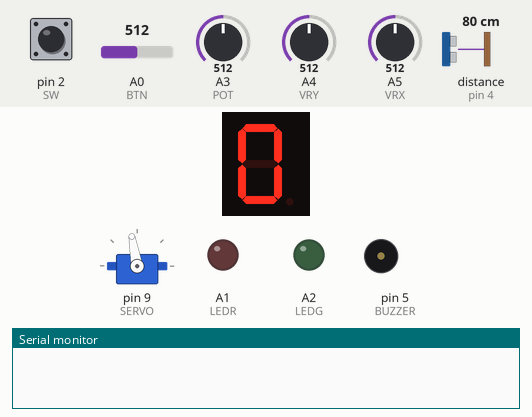
This sketch was run on a simulated Arduino Uno, built with avr-gcc and run on an emulated ATmega328P. Parts: 1-digit seven-segment display, servo, output pins drawn as LEDs (lit = HIGH), buzzer (waves = sounding), the last lines printed to the serial monitor. Wiring (inferred from the names in the program): ultrasonic range finder: trigger pin 3; echo pin 4; 1-digit 7-segment display, segments lit when HIGH: segments pin 13, pin 12, pin 11, pin 10, pin 8, pin 7, pin 6. Inputs (shaded band) come from the test bench; at power-on: distance to the obstacle (sensor on pin 4) 80 cm, A3 (POT) = 512, pin 2 (SW) HIGH, A0 (BTN) = 512, A4 (VRY) = 512, A5 (VRX) = 512. The echo pulse lasts 58.3 µs per cm; the segment pins are drawn as the display they are named for; pins used as bus, display or sensor lines are not drawn.

Above: at 1.2 s.
1.3 s: distance to the obstacle (sensor on pin 4) set to 7 cm
2.8 s: distance to the obstacle (sensor on pin 4) set to 4 cm
At 3.2 s:
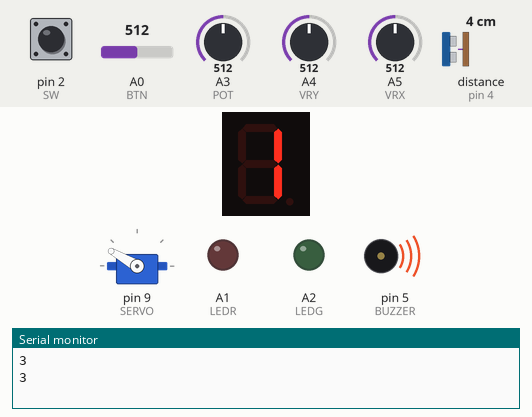
5.3 s: A3 (POT) set to 522
At 6.2 s:
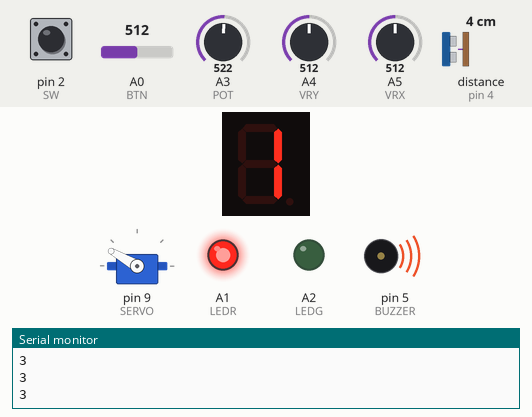
8.3 s: pin 2 (SW) pulled LOW for 1 s
At 9.7 s:
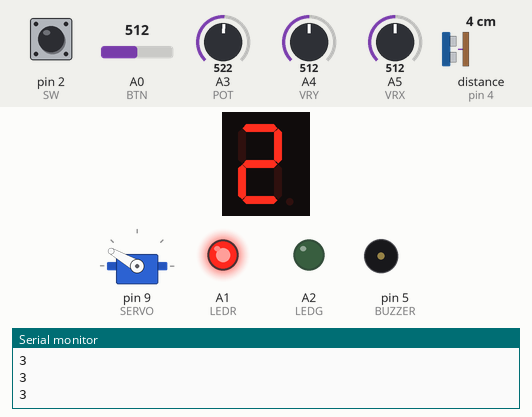
10.8 s: pin 2 (SW) pulled LOW for 0.15 s
At 11.2 s:
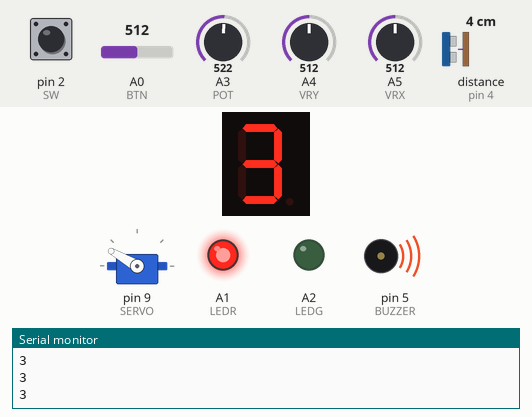
12.4 s: A0 (BTN) set to 10
At 13.2 s:
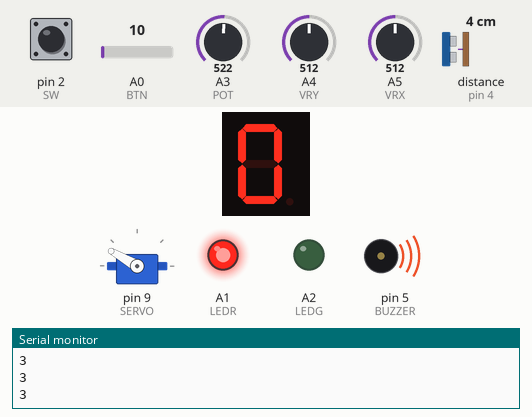
Timing chart, 0 to 16.4 s (numbered marks = the images above; inputs shaded):
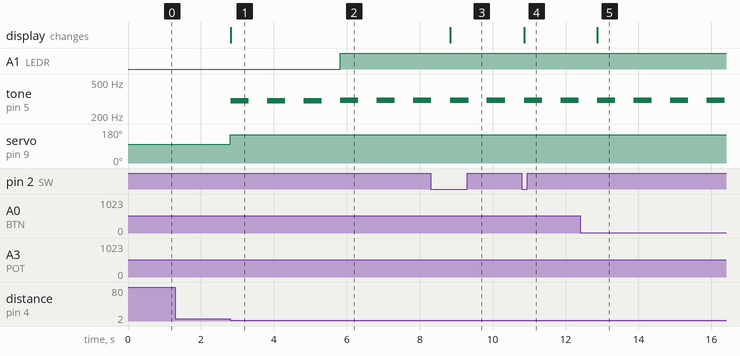

The sketch:

armadilha.ino
```cpp
#include <Servo.h>

#define SERVO 9

#define SW 2
#define VRY A4
#define VRX A5

#define BUZZER 5

#define BTN A0

#define LEDR A1
#define LEDG A2

#define TRIG 3
#define ECHO 4

#define DISPLAY_A 13
#define DISPLAY_B 12
#define DISPLAY_C 11
#define DISPLAY_D 10
#define DISPLAY_E 8
#define DISPLAY_F 7
#define DISPLAY_G 6

#define POT A3

const int CLOSE = 150;
const int OPEN = 100;

int reading_vrx;
int reading_vry;
unsigned int distance;

boolean flag = 0;
boolean flagBuzzer = 0;

int quantities = 0;

int volume = 0;
int intensityLed = 0;

Servo servo_motor;

void setup() {
  Serial.begin(9600);
  pinMode(VRX, INPUT);
  pinMode(VRY, INPUT);
  pinMode(SW, INPUT_PULLUP);

  servo_motor.attach(SERVO);
  servo_motor.write(OPEN);

  pinMode(BUZZER, OUTPUT);

  pinMode(BTN, INPUT);
  digitalWrite(BTN, HIGH);

  pinMode(LEDR, OUTPUT);
  pinMode(LEDG, OUTPUT);

  pinMode(TRIG, OUTPUT);
  pinMode(ECHO, INPUT);

  pinMode(DISPLAY_A, OUTPUT);
  pinMode(DISPLAY_B, OUTPUT);
  pinMode(DISPLAY_C, OUTPUT);
  pinMode(DISPLAY_D, OUTPUT);
  pinMode(DISPLAY_E, OUTPUT);
  pinMode(DISPLAY_F, OUTPUT);
  pinMode(DISPLAY_G, OUTPUT);
  changeDisplay(quantities);

  pinMode(POT, INPUT);
}

void loop() {
  reading_vry = analogRead(VRY);
  reading_vrx = analogRead(VRX);

  distance = sensor(TRIG, ECHO);
  if (distance <= 4) Serial.println(distance);
  modifyValues();

  if (flagBuzzer == 1) {
    ringAlarm();
  }

  if (digitalRead(SW) == 0) {
    resetConfig();
  }

  if (analogRead(BTN) < 20) {
    changeDisplay(0);
    quantities = 0;
  }

  if (flag == 0) {
    if (distance >= 2 && distance <= 4) {
      moveClaw(CLOSE);
      flagBuzzer = 1;
      quantities = quantities + 1;
      if (quantities == 10) quantities = 0;
      changeDisplay(quantities);
    } else if (reading_vry >= 620 || reading_vrx >= 620) {
      moveClaw(OPEN);
    } else if (reading_vry <= 420 || reading_vrx <= 420) {
      moveClaw(CLOSE);
    }
  }
}

int sensor(int pintrig, int pinecho) {
  digitalWrite(pintrig, LOW);
  delayMicroseconds(2);
  digitalWrite(pintrig, HIGH);
  delayMicroseconds(10);
  digitalWrite(pintrig, LOW);

  return pulseIn(pinecho, HIGH)/58;
}

void modifyValues() {
  int readingPot = analogRead(POT);
  volume = map(readingPot, 0, 1023, 0, 600);
  intensityLed = map(readingPot, 0, 1023, 0, 255);
  if (flag == 1) {
    analogWrite(LEDR, intensityLed);
    analogWrite(LEDG, 0);
  } else {
    analogWrite(LEDR, 0);
    analogWrite(LEDG, intensityLed);
  }
}

void moveClaw(int movement) {
  flag = 1;
  servo_motor.write(movement);
  delay(10);
}

void ringAlarm() {
  tone(BUZZER, volume);
  delay(500);
  noTone(BUZZER);
  delay(500);
}

void resetConfig() {
  flag = 0;
  flagBuzzer = 0;
  noTone(BUZZER);
  delay(10);
}

void changeDisplay(int num) {
  switch (num) {
    case 0:
      digitalWrite(DISPLAY_A, HIGH);
      digitalWrite(DISPLAY_B, HIGH);
      digitalWrite(DISPLAY_C, HIGH);
      digitalWrite(DISPLAY_D, HIGH);
      digitalWrite(DISPLAY_E, HIGH);
      digitalWrite(DISPLAY_F, HIGH);
      digitalWrite(DISPLAY_G, LOW);
     break;
     case 1:
      digitalWrite(DISPLAY_A, LOW);
      digitalWrite(DISPLAY_B, HIGH);
      digitalWrite(DISPLAY_C, HIGH);
      digitalWrite(DISPLAY_D, LOW);
      digitalWrite(DISPLAY_E, LOW);
      digitalWrite(DISPLAY_F, LOW);
      digitalWrite(DISPLAY_G, LOW);
     break;
     case 2:
      digitalWrite(DISPLAY_A, HIGH);
      digitalWrite(DISPLAY_B, HIGH);
      digitalWrite(DISPLAY_C, LOW);
      digitalWrite(DISPLAY_D, HIGH);
      digitalWrite(DISPLAY_E, HIGH);
      digitalWrite(DISPLAY_F, LOW);
      digitalWrite(DISPLAY_G, HIGH);
     break;
     case 3:
      digitalWrite(DISPLAY_A, HIGH);
      digitalWrite(DISPLAY_B, HIGH);
      digitalWrite(DISPLAY_C, HIGH);
      digitalWrite(DISPLAY_D, HIGH);
      digitalWrite(DISPLAY_E, LOW);
      digitalWrite(DISPLAY_F, LOW);
      digitalWrite(DISPLAY_G, HIGH);
     break;
     case 4:
      digitalWrite(DISPLAY_A, LOW);
      digitalWrite(DISPLAY_B, HIGH);
      digitalWrite(DISPLAY_C, HIGH);
      digitalWrite(DISPLAY_D, LOW);
      digitalWrite(DISPLAY_E, LOW);
      digitalWrite(DISPLAY_F, HIGH);
      digitalWrite(DISPLAY_G, HIGH);
     break;
     case 5:
      digitalWrite(DISPLAY_A, HIGH);
      digitalWrite(DISPLAY_B, LOW);
      digitalWrite(DISPLAY_C, HIGH);
      digitalWrite(DISPLAY_D, HIGH);
      digitalWrite(DISPLAY_E, LOW);
      digitalWrite(DISPLAY_F, HIGH);
      digitalWrite(DISPLAY_G, HIGH);
     break;
     case 6:
      digitalWrite(DISPLAY_A, HIGH);
      digitalWrite(DISPLAY_B, LOW);
      digitalWrite(DISPLAY_C, HIGH);
      digitalWrite(DISPLAY_D, HIGH);
      digitalWrite(DISPLAY_E, HIGH);
      digitalWrite(DISPLAY_F, HIGH);
      digitalWrite(DISPLAY_G, HIGH);
     break;
     case 7:
      digitalWrite(DISPLAY_A, HIGH);
      digitalWrite(DISPLAY_B, HIGH);
      digitalWrite(DISPLAY_C, HIGH);
      digitalWrite(DISPLAY_D, LOW);
      digitalWrite(DISPLAY_E, LOW);
      digitalWrite(DISPLAY_F, LOW);
      digitalWrite(DISPLAY_G, LOW);
     break;
     case 8:
      digitalWrite(DISPLAY_A, HIGH);
      digitalWrite(DISPLAY_B, HIGH);
      digitalWrite(DISPLAY_C, HIGH);
      digitalWrite(DISPLAY_D, HIGH);
      digitalWrite(DISPLAY_E, HIGH);
      digitalWrite(DISPLAY_F, HIGH);
      digitalWrite(DISPLAY_G, HIGH);
     break;
     case 9:
      digitalWrite(DISPLAY_A, HIGH);
      digitalWrite(DISPLAY_B, HIGH);
      digitalWrite(DISPLAY_C, HIGH);
      digitalWrite(DISPLAY_D, HIGH);
      digitalWrite(DISPLAY_E, LOW);
      digitalWrite(DISPLAY_F, HIGH);
      digitalWrite(DISPLAY_G, HIGH);
     break;
     default:
      digitalWrite(DISPLAY_A, HIGH);
      digitalWrite(DISPLAY_B, HIGH);
      digitalWrite(DISPLAY_C, HIGH);
      digitalWrite(DISPLAY_D, HIGH);
      digitalWrite(DISPLAY_E, HIGH);
      digitalWrite(DISPLAY_F, HIGH);
      digitalWrite(DISPLAY_G, LOW);
     break;
  }
}
```

Measured:
- the behaviour switches between 6 and 5 cm on distance to the obstacle (sensor on pin 4) (found by bisection; images 0 and 1)
- the behaviour switches between 513 and 514 on A3 (POT) (found by bisection; images 1 and 2)
- after the input at 1.3 s, every drawn part: stays the same
- after the input at 2.8 s, tone on pin 5 (BUZZER): alternates 300 Hz for 0.50 s and silent for 0.50 s, starting at once; servo on pin 9 (SERVO): 100° → 150° at once; the display: changes at once (image 1)
- after the input at 5.3 s, A1 (LEDR): LOW → HIGH after 0.52 s
- after the input at 8.3 s, the display: changes after 0.54 s (image 3)
- after the input at 10.8 s, the display: changes after 0.06 s (image 4)
- after the input at 12.4 s, the display: changes after 0.47 s (image 5)
